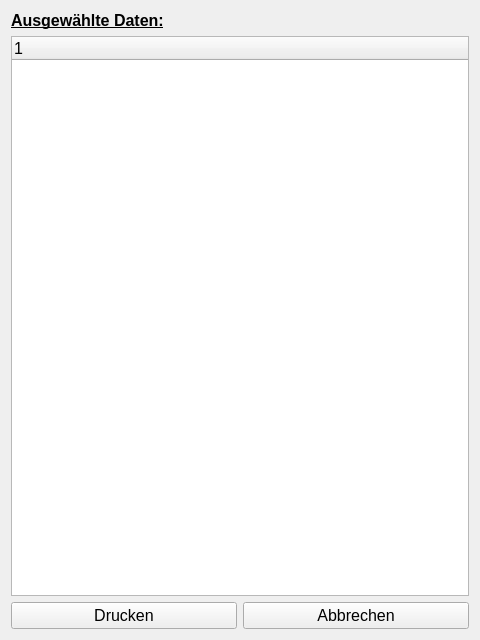
<?xml version="1.0" encoding="UTF-8"?>
<ui version="4.0">
 <class>Form</class>
 <widget class="QWidget" name="Form">
  <property name="geometry">
   <rect>
    <x>0</x>
    <y>0</y>
    <width>480</width>
    <height>640</height>
   </rect>
  </property>
  <property name="windowTitle">
   <string>Form</string>
  </property>
  <layout class="QVBoxLayout" name="verticalLayout_2">
   <item alignment="Qt::AlignTop">
    <widget class="QLabel" name="label_top">
     <property name="font">
      <font>
       <pointsize>12</pointsize>
       <weight>75</weight>
       <bold>true</bold>
       <underline>true</underline>
      </font>
     </property>
     <property name="text">
      <string>Ausgewählte Daten:</string>
     </property>
    </widget>
   </item>
   <item>
    <layout class="QHBoxLayout" name="contentLayout">
     <item>
      <widget class="QTreeWidget" name="treeWidget">
       <property name="font">
        <font>
         <pointsize>12</pointsize>
        </font>
       </property>
       <property name="editTriggers">
        <set>QAbstractItemView::NoEditTriggers</set>
       </property>
       <column>
        <property name="text">
         <string notr="true">1</string>
        </property>
       </column>
      </widget>
     </item>
    </layout>
   </item>
   <item>
    <layout class="QHBoxLayout" name="horizontalLayout">
     <item>
      <widget class="QPushButton" name="pushButton_print">
       <property name="font">
        <font>
         <pointsize>12</pointsize>
        </font>
       </property>
       <property name="text">
        <string>Drucken</string>
       </property>
      </widget>
     </item>
     <item>
      <widget class="QPushButton" name="pushButton_cancel">
       <property name="font">
        <font>
         <pointsize>12</pointsize>
        </font>
       </property>
       <property name="text">
        <string>Abbrechen</string>
       </property>
      </widget>
     </item>
    </layout>
   </item>
  </layout>
 </widget>
 <resources/>
 <connections/>
</ui>
